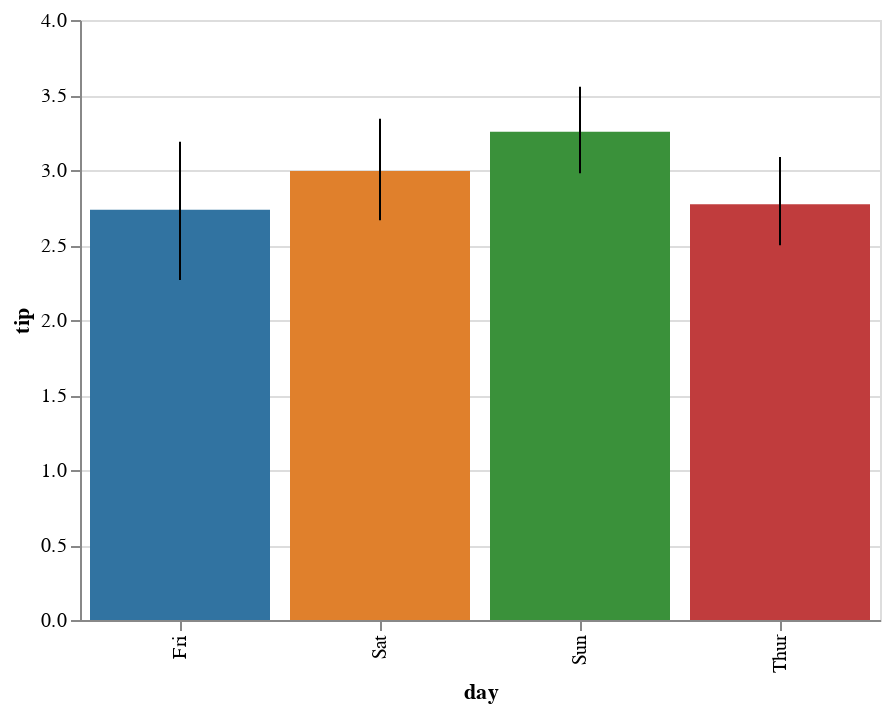

Notebook cell for this chart:
### Code cell
display(salt.barplot(x="day", y="tip", data=tips))
ax = sns.barplot(x="day", y="tip", data=tips, ci=68)

### Figure 1 — Vega-Lite specification as saved in the notebook (floating-point values rounded to 4 significant figures; data arrays with more than 128 entries replaced by an {"elided": "..."} marker saying what was removed)
{"$schema": "https://vega.github.io/schema/vega-lite/v2.4.1.json", "config": {"range": {"category": ["rgba(49,115,161,1)", "rgba(224,128,44,1)", "rgba(58,145,58,1)", "rgba(192,60,61,1)", "rgba(147,113,178,1)", "rgba(131,91,83,1)", "rgba(213,132,188,1)", "rgba(127,127,127,1)", "rgba(168,169,53,1)", "rgba(45,171,184,1)"]}, "view": {"height": 300, "width": 400}}, "data": {"values": {"elided": "244 records"}}, "layer": [{"encoding": {"color": {"field": "day", "legend": null, "type": "nominal"}, "x": {"field": "day", "type": "nominal"}, "y": {"aggregate": "mean", "axis": {"title": "tip"}, "field": "tip", "type": "quantitative"}}, "mark": "bar"}, {"encoding": {"x": {"field": "day", "type": "nominal"}, "y": {"aggregate": "ci0", "field": "tip", "type": "quantitative"}, "y2": {"aggregate": "ci1", "field": "tip", "type": "quantitative"}}, "mark": "rule"}]}
